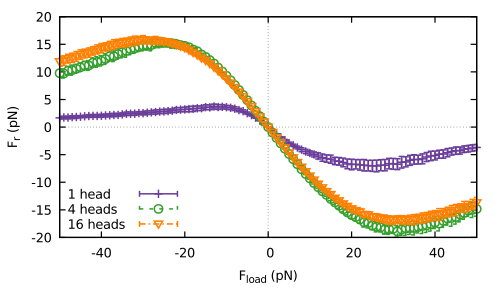

Reproduce this figure in gnuplot.
#!/usr/bin/gnuplot
set term pdfcairo enhanced linewidth 1.75 font ",14"
set output "ratchet_force_heads.pdf"

load "Data/my.pal"

set xlabel "F_{load} (pN)"
set ylabel "F_{r} (pN)"

set key bottom left Left

set xzeroaxis
set yzeroaxis

gamma_M = 0.66


plot [-50:50] \
      "Data/F_q_zoom_1head.dat" u (-$1):(gamma_M*$2+$1):(gamma_M*$3) w yerrorbars ls 1 lw 1.25 dashtype 1 title "1 head" \
    , "Data/F_q_zoom_4heads.dat" u (-$1):(gamma_M*$2+$1):(gamma_M*$3) w yerrorbars ls 6 lw 1.25 dashtype 2 title "4 heads" \
    , "Data/F_q_zoom_16heads.dat" u (-$1):(gamma_M*$2+$1):(gamma_M*$3) w yerrorbars ls 10 lw 1.25 dashtype 4 title "16 heads"

#    , "Data/F_q_2heads.dat" u (-$1):(gamma_M*$2+$1):(gamma_M*$3) w yerrorbars ls 3 lw 1.25 dashtype 2 title "2 heads" \
#    , "Data/F_q_8heads.dat" u (-$1):(gamma_M*$2+$1):(gamma_M*$3) w yerrorbars ls 8 lw 1.25 dashtype 5 title "8 heads" \
